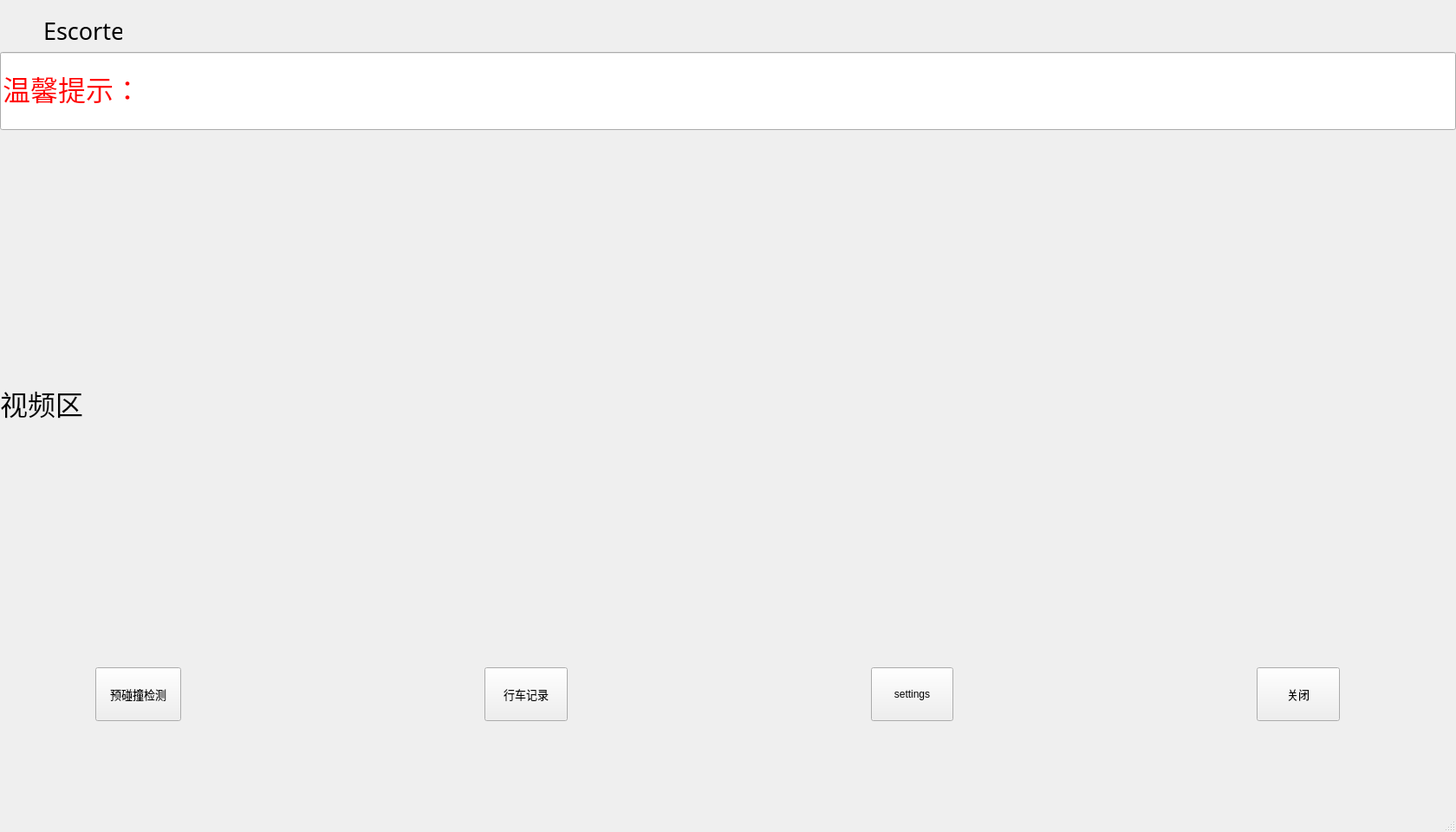
<?xml version="1.0" encoding="UTF-8"?>
<ui version="4.0">
 <class>MainWindow</class>
 <widget class="QMainWindow" name="MainWindow">
  <property name="geometry">
   <rect>
    <x>0</x>
    <y>0</y>
    <width>1680</width>
    <height>960</height>
   </rect>
  </property>
  <property name="sizePolicy">
   <sizepolicy hsizetype="Fixed" vsizetype="Fixed">
    <horstretch>0</horstretch>
    <verstretch>0</verstretch>
   </sizepolicy>
  </property>
  <property name="minimumSize">
   <size>
    <width>1680</width>
    <height>960</height>
   </size>
  </property>
  <property name="maximumSize">
   <size>
    <width>1680</width>
    <height>960</height>
   </size>
  </property>
  <property name="windowTitle">
   <string>MainWindow</string>
  </property>
  <widget class="QWidget" name="centralwidget">
   <widget class="QLabel" name="label">
    <property name="geometry">
     <rect>
      <x>0</x>
      <y>0</y>
      <width>1680</width>
      <height>930</height>
     </rect>
    </property>
    <property name="sizePolicy">
     <sizepolicy hsizetype="Fixed" vsizetype="Fixed">
      <horstretch>0</horstretch>
      <verstretch>0</verstretch>
     </sizepolicy>
    </property>
    <property name="palette">
     <palette>
      <active>
       <colorrole role="Text">
        <brush brushstyle="SolidPattern">
         <color alpha="255">
          <red>255</red>
          <green>0</green>
          <blue>0</blue>
         </color>
        </brush>
       </colorrole>
       <colorrole role="PlaceholderText">
        <brush brushstyle="SolidPattern">
         <color alpha="128">
          <red>255</red>
          <green>0</green>
          <blue>0</blue>
         </color>
        </brush>
       </colorrole>
      </active>
      <inactive>
       <colorrole role="Text">
        <brush brushstyle="SolidPattern">
         <color alpha="255">
          <red>255</red>
          <green>0</green>
          <blue>0</blue>
         </color>
        </brush>
       </colorrole>
       <colorrole role="PlaceholderText">
        <brush brushstyle="SolidPattern">
         <color alpha="128">
          <red>255</red>
          <green>0</green>
          <blue>0</blue>
         </color>
        </brush>
       </colorrole>
      </inactive>
      <disabled>
       <colorrole role="Text">
        <brush brushstyle="SolidPattern">
         <color alpha="255">
          <red>120</red>
          <green>120</green>
          <blue>120</blue>
         </color>
        </brush>
       </colorrole>
       <colorrole role="PlaceholderText">
        <brush brushstyle="SolidPattern">
         <color alpha="128">
          <red>0</red>
          <green>0</green>
          <blue>0</blue>
         </color>
        </brush>
       </colorrole>
      </disabled>
     </palette>
    </property>
    <property name="font">
     <font>
      <family>新宋体</family>
      <pointsize>24</pointsize>
     </font>
    </property>
    <property name="styleSheet">
     <string notr="true">font: 24pt &quot;新宋体&quot;;
</string>
    </property>
    <property name="text">
     <string>视频区</string>
    </property>
   </widget>
   <widget class="QLineEdit" name="lineEdit">
    <property name="geometry">
     <rect>
      <x>0</x>
      <y>60</y>
      <width>1680</width>
      <height>90</height>
     </rect>
    </property>
    <property name="sizePolicy">
     <sizepolicy hsizetype="Expanding" vsizetype="Fixed">
      <horstretch>0</horstretch>
      <verstretch>0</verstretch>
     </sizepolicy>
    </property>
    <property name="palette">
     <palette>
      <active>
       <colorrole role="Text">
        <brush brushstyle="SolidPattern">
         <color alpha="255">
          <red>255</red>
          <green>0</green>
          <blue>0</blue>
         </color>
        </brush>
       </colorrole>
       <colorrole role="PlaceholderText">
        <brush brushstyle="SolidPattern">
         <color alpha="128">
          <red>255</red>
          <green>0</green>
          <blue>0</blue>
         </color>
        </brush>
       </colorrole>
      </active>
      <inactive>
       <colorrole role="Text">
        <brush brushstyle="SolidPattern">
         <color alpha="255">
          <red>255</red>
          <green>0</green>
          <blue>0</blue>
         </color>
        </brush>
       </colorrole>
       <colorrole role="PlaceholderText">
        <brush brushstyle="SolidPattern">
         <color alpha="128">
          <red>255</red>
          <green>0</green>
          <blue>0</blue>
         </color>
        </brush>
       </colorrole>
      </inactive>
      <disabled>
       <colorrole role="Text">
        <brush brushstyle="SolidPattern">
         <color alpha="255">
          <red>120</red>
          <green>120</green>
          <blue>120</blue>
         </color>
        </brush>
       </colorrole>
       <colorrole role="PlaceholderText">
        <brush brushstyle="SolidPattern">
         <color alpha="128">
          <red>0</red>
          <green>0</green>
          <blue>0</blue>
         </color>
        </brush>
       </colorrole>
      </disabled>
     </palette>
    </property>
    <property name="font">
     <font>
      <family>宋体</family>
      <pointsize>24</pointsize>
     </font>
    </property>
    <property name="text">
     <string>温馨提示：</string>
    </property>
   </widget>
   <widget class="QWidget" name="layoutWidget">
    <property name="geometry">
     <rect>
      <x>110</x>
      <y>770</y>
      <width>1436</width>
      <height>62</height>
     </rect>
    </property>
    <layout class="QHBoxLayout" name="horizontalLayout_2">
     <property name="spacing">
      <number>350</number>
     </property>
     <item>
      <widget class="QPushButton" name="pushButton_1">
       <property name="minimumSize">
        <size>
         <width>99</width>
         <height>60</height>
        </size>
       </property>
       <property name="maximumSize">
        <size>
         <width>250</width>
         <height>250</height>
        </size>
       </property>
       <property name="font">
        <font>
         <pointsize>10</pointsize>
        </font>
       </property>
       <property name="text">
        <string>预碰撞检测</string>
       </property>
      </widget>
     </item>
     <item>
      <widget class="QPushButton" name="pushButton_2">
       <property name="minimumSize">
        <size>
         <width>95</width>
         <height>0</height>
        </size>
       </property>
       <property name="maximumSize">
        <size>
         <width>250</width>
         <height>250</height>
        </size>
       </property>
       <property name="font">
        <font>
         <pointsize>10</pointsize>
        </font>
       </property>
       <property name="text">
        <string>行车记录</string>
       </property>
      </widget>
     </item>
     <item>
      <widget class="QPushButton" name="pushButton_3">
       <property name="minimumSize">
        <size>
         <width>95</width>
         <height>60</height>
        </size>
       </property>
       <property name="maximumSize">
        <size>
         <width>250</width>
         <height>250</height>
        </size>
       </property>
       <property name="text">
        <string>settings</string>
       </property>
      </widget>
     </item>
     <item>
      <widget class="QPushButton" name="pushButton_4">
       <property name="minimumSize">
        <size>
         <width>95</width>
         <height>60</height>
        </size>
       </property>
       <property name="maximumSize">
        <size>
         <width>250</width>
         <height>250</height>
        </size>
       </property>
       <property name="font">
        <font>
         <pointsize>10</pointsize>
        </font>
       </property>
       <property name="text">
        <string>关闭</string>
       </property>
      </widget>
     </item>
    </layout>
   </widget>
   <widget class="QLabel" name="label_2">
    <property name="geometry">
     <rect>
      <x>50</x>
      <y>20</y>
      <width>91</width>
      <height>31</height>
     </rect>
    </property>
    <property name="font">
     <font>
      <family>Agency FB</family>
      <pointsize>20</pointsize>
     </font>
    </property>
    <property name="text">
     <string>Escorter</string>
    </property>
   </widget>
  </widget>
  <widget class="QMenuBar" name="menubar">
   <property name="geometry">
    <rect>
     <x>0</x>
     <y>0</y>
     <width>1680</width>
     <height>26</height>
    </rect>
   </property>
  </widget>
  <widget class="QStatusBar" name="statusbar"/>
 </widget>
 <resources/>
 <connections/>
</ui>
